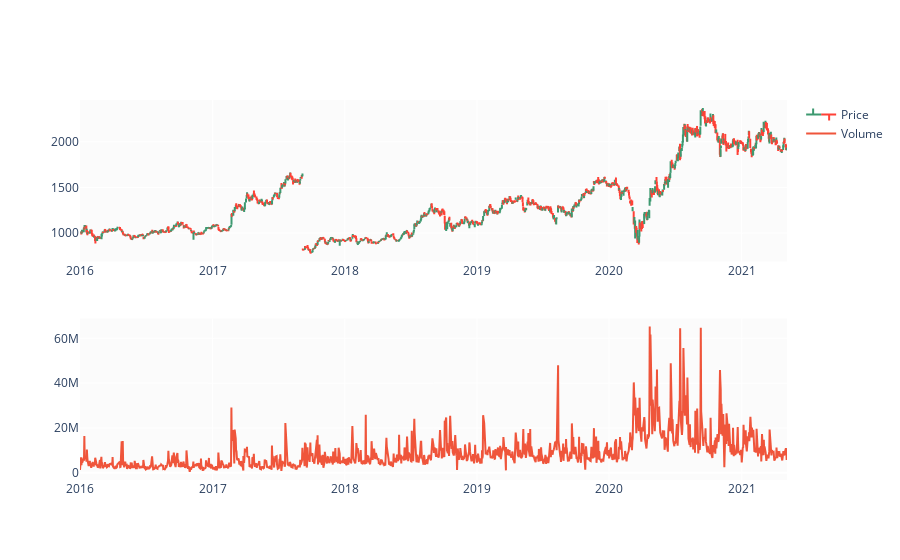

Notebook source saved alongside this figure:
### Code cell
fig = make_subplots(rows=2, cols=1)

fig.add_trace(go.Ohlc(x=df.Date,
                      open=df.Open,
                      high=df.High,
                      low=df.Low,
                      close=df.Close,
                      name='Price'), row=1, col=1)

fig.add_trace(go.Scatter(x=df.Date, y=df.Volume, name='Volume'), row=2, col=1)

fig.update(layout_xaxis_rangeslider_visible=False)
fig.show()

### Figure 1 — Plotly figure (JSON) as saved in the notebook; plotly's stock layout.template omitted (floating-point values rounded to 4 significant figures; data arrays with more than 128 entries replaced by an {"elided": "..."} marker saying what was removed)
{"data": [{"close": {"elided": "1324 float values"}, "high": {"elided": "1324 float values"}, "low": {"elided": "1324 float values"}, "name": "Price", "open": {"elided": "1324 float values"}, "type": "ohlc", "x": {"elided": "1324 str values"}, "xaxis": "x", "yaxis": "y"}, {"name": "Volume", "type": "scatter", "x": {"elided": "1324 str values"}, "xaxis": "x2", "y": {"elided": "1324 int values"}, "yaxis": "y2"}], "layout": {"xaxis": {"anchor": "y", "domain": [0, 1], "rangeslider": {"visible": false}}, "xaxis2": {"anchor": "y2", "domain": [0, 1]}, "yaxis": {"anchor": "x", "domain": [0.575, 1]}, "yaxis2": {"anchor": "x2", "domain": [0, 0.425]}}}
